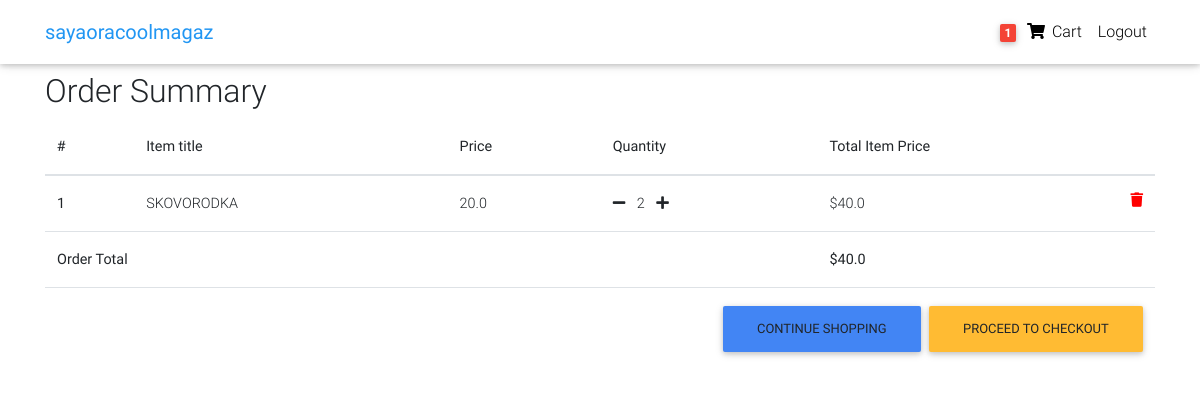
Page /order-summary/ (signed in) on the committed database.
### core/models.py (models this page shows, shortened)
class Order(models.Model):
    user = models.ForeignKey(settings.AUTH_USER_MODEL,
                             on_delete=models.CASCADE)
    ref_code = models.CharField(max_length=20, blank=True, null=True)
    items = models.ManyToManyField(OrderItem)
    start_date = models.DateTimeField(auto_now_add=True)
    ordered_date = models.DateTimeField()
    ordered = models.BooleanField(default=False)
    shipping_address = models.ForeignKey(
        'Address', related_name='shipping_address', on_delete=models.SET_NULL, blank=True, null=True)
    billing_address = models.ForeignKey(
        'Address', related_name='billing_address', on_delete=models.SET_NULL, blank=True, null=True)
    payment = models.ForeignKey(
        'Payment', on_delete=models.SET_NULL, blank=True, null=True)
    coupon = models.ForeignKey(
        'Coupon', on_delete=models.SET_NULL, blank=True, null=True)
    being_delivered = models.BooleanField(default=False)
    received = models.BooleanField(default=False)
    refund_requested = models.BooleanField(default=False)
    refund_granted = models.BooleanField(default=False)
    '''
    1. Item added to cart
    2. Adding a billing address
    (Failed checkout)
    3. Payment
    (Preprocessing, processing, packaging etc.)
    4. Being delivered
    5. Received
    6. Refunds
    '''
    def get_total(self):
        total = 0
        for order_item in self.items.all():
            total += order_item.get_final_price()
        if self.coupon:
            total -= self.coupon.amount
        return total

class OrderItem(models.Model):
    user = models.ForeignKey(settings.AUTH_USER_MODEL,
                             on_delete=models.CASCADE)
    ordered = models.BooleanField(default=False)
    item = models.ForeignKey(Item, on_delete=models.CASCADE)
    quantity = models.IntegerField(default=1)
    def get_total_item_price(self):
        return self.quantity * self.item.price
    def get_final_price(self):
        if self.item.discount_price:
            return self.get_total_discount_item_price()
        return self.get_total_item_price()

class Item(models.Model):
    title = models.CharField(max_length=100)
    price = models.FloatField()
    discount_price = models.FloatField(blank=True, null=True)
    category = models.CharField(choices=CATEGORY_CHOICES, max_length=2)
    label = models.CharField(choices=LABEL_CHOICES, max_length=1)
    slug = models.SlugField()
    description = models.TextField()
    image = models.ImageField()

### core/views.py (the view)
# urls.py: path('order-summary/', OrderSummaryView.as_view(), name='order-summary'),
class OrderSummaryView(LoginRequiredMixin, View):
    def get(self, *args, **kwargs):
        try:
            order = Order.objects.get(user=self.request.user, ordered=False)
            context = {
                'object': order
            }
            return render(self.request, 'order_summary.html', context)
        except ObjectDoesNotExist:
            messages.warning(self.request, "You do not have an active order")
            return redirect("/")

### core/templatetags/cart_template_tags.py (called while the page is built)
@register.filter
def cart_item_count(user):
    if user.is_authenticated:
        qs = Order.objects.filter(user=user, ordered=False)
        if qs.exists():
            return qs[0].items.count()
    return 0

### templates/order_summary.html (shortened to what this page needs)
{% extends "base.html" %}
{% block content %}
  <main>
    <div class="container">
    <div class="table-responsive text-nowrap">
    <h2>Order Summary</h2>
    <table class="table">
        <thead>
        <tr>
            <th scope="col">#</th>
            <th scope="col">Item title</th>
            <th scope="col">Price</th>
            <th scope="col">Quantity</th>
            <th scope="col">Total Item Price</th>
        </tr>
        </thead>
        <tbody>
        {% for order_item in object.items.all %}
        <tr>
            <th scope="row">{{ forloop.counter }}</th>
            <td>{{ order_item.item.title }}</td>
            <td>{{ order_item.item.price }}</td>
            <td>
                <a href="{% url 'core:remove-single-item-from-cart' order_item.item.slug %}"><i class="fas fa-minus mr-2"></i></a>
                {{ order_item.quantity }}
                <a href="{% url 'core:add-to-cart' order_item.item.slug %}"><i class="fas fa-plus ml-2"></i></a>
            </td>
            <td>
            {% if order_item.item.discount_price %}
                ${{ order_item.get_total_discount_item_price }}
                <span class="badge badge-primary">Saving ${{ order_item.get_amount_saved }}</span>
            {% else %}
                ${{ order_item.get_total_item_price }}
            {% endif %}
            <a style='color: red;' href="{% url 'core:remove-from-cart' order_item.item.slug %}">
                <i class="fas fa-trash float-right"></i>
            </a>
            </td>
        </tr>
        {% endfor %}
        {% if object.get_total %}
        <tr>
            <td colspan="4"><b>Order Total</b></td>
            <td><b>${{ object.get_total }}</b></td>
        </tr>
        <tr>
            <td colspan="5">
            <a class='btn btn-warning float-right ml-2' href='/checkout/'>Proceed to checkout</a>
            <a class='btn btn-primary float-right' href='/'>Continue shopping</a>
            </td>
        </tr>
        {% endif %}
        </tbody>
    </table>
    </div>
    </div>
  </main>
{% endblock content %}

### templates/base.html (shortened to what this page needs)
{% load static %}
<!DOCTYPE html>
<html lang="en">
<head>
  <link rel="stylesheet" href="https://use.fontawesome.com/releases/v5.8.1/css/all.css">
  <link href="{% static 'css/bootstrap.min.css' %}" rel="stylesheet">
  <link href="{% static 'css/mdb.min.css' %}" rel="stylesheet">
  <link href="{% static 'css/style.min.css' %}" rel="stylesheet">
</head>
{% include "navbar.html" %}
<body>
    <div class="mt-5 pt-4">
    </div>
    {% block content %}
    {% endblock content %}
</body>
</html>

### templates/navbar.html (shortened to what this page needs)
{% load cart_template_tags %}
<nav class="navbar fixed-top navbar-expand-lg navbar-light white scrolling-navbar">
    <div class="container">
      <a class="navbar-brand waves-effect" href="/">
        <strong class="blue-text">sayaoracoolmagaz</strong>
      </a>
      <div class="collapse navbar-collapse" id="navbarSupportedContent">
        <ul class="navbar-nav nav-flex-icons">
          {% if request.user.is_authenticated %}
          <li class="nav-item">
            <a href="{% url 'core:order-summary' %}" class="nav-link waves-effect">
              <span class="badge red z-depth-1 mr-1"> {{ request.user|cart_item_count }} </span>
              <i class="fas fa-shopping-cart"></i>
              <span class="clearfix d-none d-sm-inline-block"> Cart </span>
            </a>
          </li>
          <li class="nav-item">
            <a class="nav-link waves-effect" href="{% url 'account_logout' %}">
              <span class="clearfix d-none d-sm-inline-block"> Logout </span>
            </a>
          </li>
          {% endif %}
        </ul>
      </div>
    </div>
  </nav>

### templates/scripts.html (shortened to what this page needs)
{% load static %}

### templates/base.html (style rules this page uses)
html, body, header, .carousel { height: 60vh; }

### rows in the picture
OrderItem: item "SKOVORODKA", item.price "20.0", quantity "2", get_total_item_price "40.0"
Order: get_total "40.0"

### other values in the picture
{{ request.user|cart_item_count }} "1"
